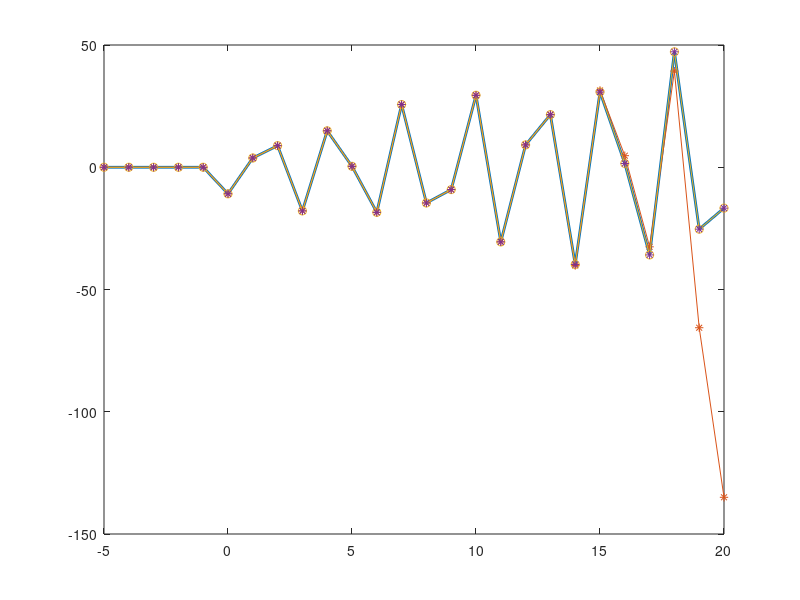

Write MATLAB code to recreate this figure.
% 参数设定
clear all;
A = [1 0;0 1];
A1 = [0 1;-2 3];
B = [1;2];
C = [0.2 0.3];
D = 1;
% DMDEF 函数设定
time = -5:1:20;
tl = length(time);
% 期望轨迹设定
for t = 1:tl
    if time(t) >= 0
        yd(t) = 2*t*sin(4*t);
    end
end
figure(1);
plot(time,yd,'linewidth',2);hold on;
% 迭代学习过程
iter_n = 50; % 迭代次数
% 对每次迭代过程k，先产生一个随机结束的实验长度在[17 22]之中
e(:,1:tl) = 0;
for k = 1:1:iter_n
    t_end(k) = 16 + randperm(6,1);
    if t_end(k) >= time(tl)
        for t = 1:1:tl
            if k == 1
                u(k,t) = 0;
            else
                u(k,t) = u(k-1,t) + 0.5*e(k-1,t);
            end
            if time(t) >= -5 && time(t) <= 0
                x(:,:,k,t) = [2;1];
            elseif time(t) > 0
                x(:,:,k,t) = A*x(:,:,k,t-1) + A1*x(:,:,k,t-5) + B*u(k,t);
            end
            y(k,t) = C*x(:,:,k,t) + D*u(k,t);
            e(k,t) = yd(t) - y(k,t);
        end
    elseif t_end(k) < time(tl)
        for t = 1:1:t_end(k)
            if k == 1
                u(k,t) = 0;
            else
                u(k,t) = u(k-1,t) + 0.5*e(k-1,t);
            end
            if time(t) >= -5 && time(t) <= 0
                x(:,:,k,t) = [2;1];
            elseif time(t) > 0
                x(:,:,k,t) = A*x(:,:,k,t-1) + A1*x(:,:,k,t-5) + B*u(k,t);
            end
            y(k,t) = C*x(:,:,k,t) + D*u(k,t);
            e(k,t) = yd(t) - y(k,t);
        end
        for t = (t_end(k)+1):1:tl
            if k == 1
                u(k,t) = 0;
            else
                u(k,t) = u(k-1,t) + 0.5*e(k-1,t);
            end
            x(:,:,k,t) = A*x(:,:,k,t-1) + A1*x(:,:,k,t-5) + B*u(k,t);
            y(k,t) = C*x(:,:,k,t) + D*u(k,t);
            e(k,t) = 0;
        end
    end
end
plot(time,y(10,:),'*-');
plot(time,y(20,:),'o-');
plot(time,y(50,:),'*');

